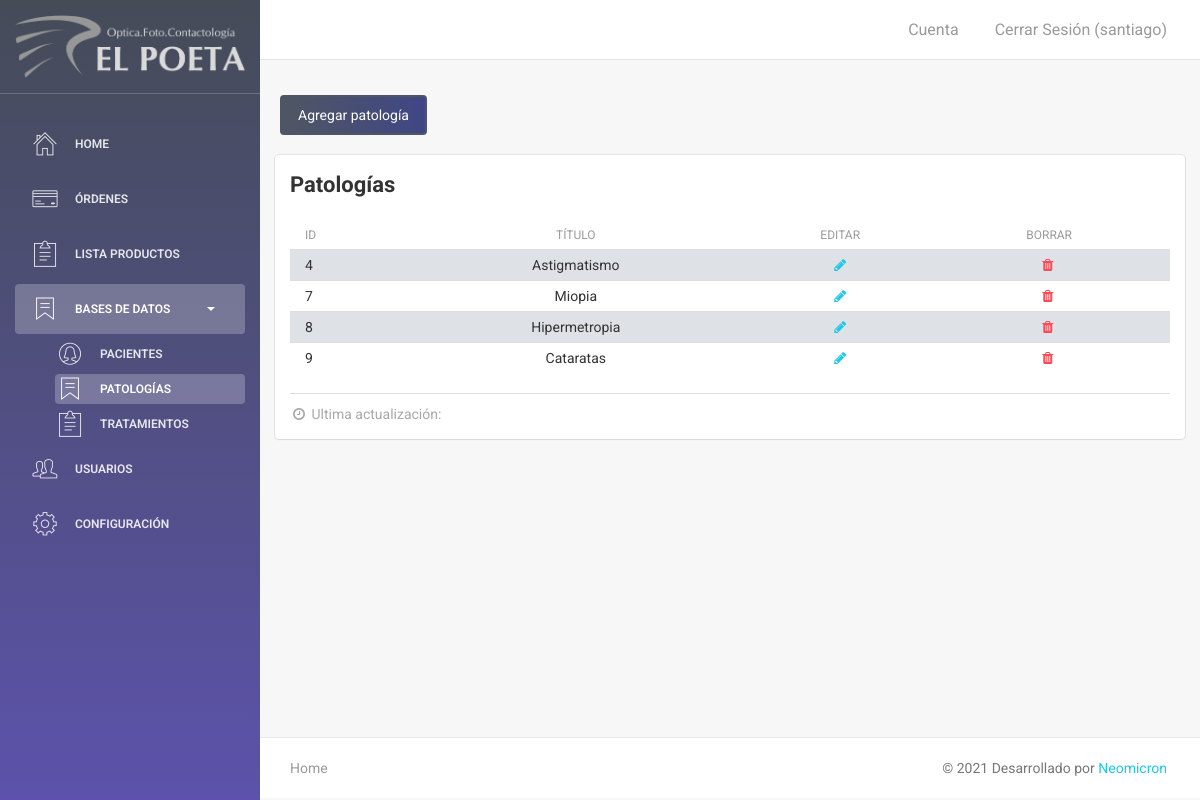
The page /patologias.php (signed in) on the database its author committed.
### tables this page shows
CREATE TABLE `patologias` (
  `id_patologia` int(11) NOT NULL,
  `titulo` varchar(100) NOT NULL
);

### patologias.php (called while the page is built, shortened)
<?php
require 'config/conexion.php';
$result = $con->PREPARE("SELECT * FROM patologias");
$result->execute();
$patologias = $result->fetchAll();
require 'views/patologias.view.php';
 ?>

### views/patologias.view.php (the view, shortened to what this page needs)
<?php require 'views/header.php' ?>
<div class="wrapper">
    <?php include 'views/sidebar.php' ?>
    <?php include 'views/navbar.php' ?>
        <div class="content">
            <div class="container-fluid">
                <div class="row mb-4 d-flex">
                    <a class="btn btn-primary m-2" data-toggle="modal" data-target="#modal_add_patologia_ajax">Agregar patología</a>
                </div>
                <div class="row">
                    <div class="col-12">
                        <div class="card">
                            <div class="header">
                                <h4 class="title"><strong>Patologías</strong></h4>
                            </div>
                            <div class="content">
                                <table style="width:100%; border-radius: 6px" class="display table table-striped table-sm" id="tabla_categorias">
                                <thead class="tabla-thead white-text">
                                    <th>ID</th>
                                    <th class="text-center">Título</th>
                                    <th class="text-center">Editar</th>
                                    <th class="text-center">Borrar</th>
                                </thead>
                                <tbody>
                                    <?php foreach ($patologias as $patologia): ?>
                                        <tr>
                                            <td><?php echo $patologia['id_patologia'] ?></td>
                                            <td class="text-center"abbr=""><?php echo $patologia['titulo'] ?></td>
                                            <td class="text-center"><a href="editar_patologia.php?id=<?php echo $patologia['id_patologia'] ?>"><i class="fa fa-pencil"></i></a></td>
                                            <td class="text-center"><a data-toggle="modal" data-target="#modalConfirmDelete<?php echo $patologia['id_patologia']; ?>"><i class="fa fa-trash text-danger"></i></a></td>
                                        </tr>
                                    <?php endforeach ?>
                                </tbody>
                            </table>
                                <div class="footer">
                                    <hr>
                                    <div class="stats">
                                        <i class="fa fa-clock-o"></i> Ultima actualización:
                                    </div>
                                </div>
                            </div>
                        </div>
                    </div>
                </div>
            </div>
        </div>
<?php include 'views/footer.php' ?>

### assets/css/style.css (style rules this page uses)
.table-striped>tbody>tr:nth-of-type(odd) { background-color:#dee2e6 }
.table > tbody > tr > td { padding: 5px; }

### rows shown on the page
patologias: id_patologia "4", titulo "Astigmatismo"
patologias: id_patologia "7", titulo "Miopia"
patologias: id_patologia "8", titulo "Hipermetropia"
patologias: id_patologia "9", titulo "Cataratas"

### other values the page prints
$usuario_login "santiago"
